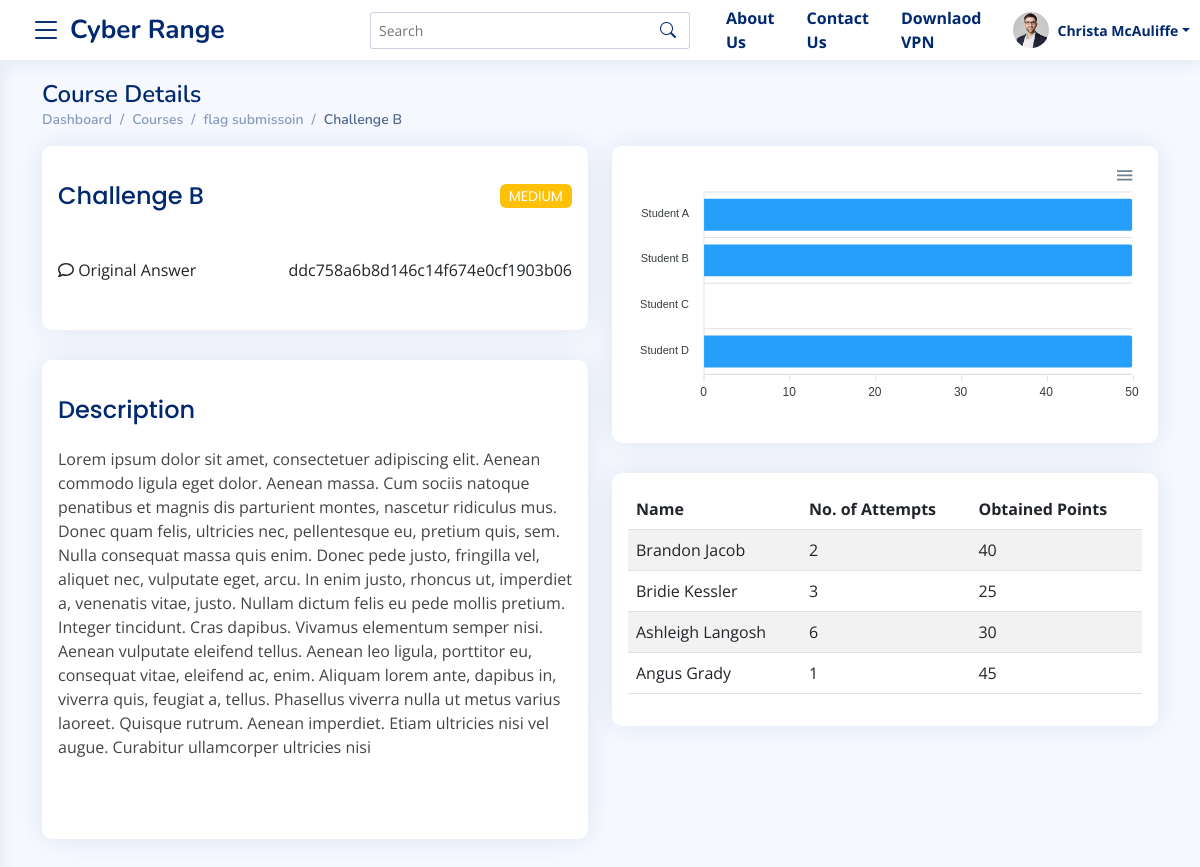
/instructor/courses/16/challenge/16/ (signed in), run on the app's committed database.
### accounts/models.py (models this page shows, shortened)
class User(AbstractBaseUser):
    username = models.CharField(
        verbose_name="Username",
        max_length=255,
        default="",
        blank=True,
        unique=False,
    )
    email = models.EmailField(
        verbose_name='email address',
        max_length=255,
        unique=True,
    )
    is_active = models.BooleanField(default=True, help_text="User is verified and have access to the website. Admin can also block a user by un-check this field")
    is_staff = models.BooleanField(default=False , editable=False) # a admin user; non super-user
    is_superuser = models.BooleanField(default=False, help_text="Superuser of the whole website.") # a superuser
    is_student = models.BooleanField(default=False)
    is_instructor = models.BooleanField(default=False)
    is_admin = models.BooleanField(default=False)
    groups = models.ManyToManyField(
        Group,
        verbose_name=_('groups'),
        blank=True,
        help_text=_(
            'The groups this user belongs to. A user will get all permissions '
            'granted to each of their groups.'
        ),
        related_name="user_groups_set",
        related_query_name="user",
    )
    permissions = models.ManyToManyField(
        Permission,
        verbose_name=_('user permissions'),
        blank=True,
        help_text=_('Specific permissions for this user.'),
        related_name="user_permissions_set",
        related_query_name="user",
    )
    date_joined = models.DateTimeField(_('Date Joined'), blank=True, null=True, auto_now_add=True)
    updated= models.DateTimeField( verbose_name= _('Last Updated Timestamp') , auto_now= True)
    vpn_file  = models.FileField(upload_to='vpn/', blank=True)
    USERNAME_FIELD = 'email'
    REQUIRED_FIELDS = [] # Email & Password are required by default.
    objects = UserManager()

### master_app/models.py (models this page shows, shortened)
class Course(models.Model):
    instructor = models.ForeignKey(User, on_delete=models.CASCADE)
    name = models.CharField(max_length=100)
    start_time = models.DateTimeField(auto_now_add=False, default=timezone.now)
    end_time = models.DateTimeField(auto_now_add=False, default=timezone.now)
    created_timestamp = models.DateTimeField( auto_now_add=True )
    description = RichTextField()
    is_approved = models.CharField(max_length=2, choices=APPROVED_CHOICES, default="1")
    points = models.IntegerField(blank=True, null=True, default=60)
    course_img = models.ImageField(blank=True, upload_to="courses/")

class CourseChallenge(models.Model):
    course = models.ForeignKey(Course, on_delete=models.CASCADE)
    title = models.CharField(max_length=200)
    description = RichTextField()
    levels = models.CharField(max_length=1, default="1", choices=CHALLENGE_LEVELS)
    points = models.IntegerField(blank=True, default=50)
    original_flag = models.CharField(max_length=200, blank=True, null=True, default="")
    def get_difficulty_level(self):
        try:
            return CHALLENGE_LEVELS_TEXT[self.levels]
        except:
            return None

### master_app/views.py (the view)
# urls.py: path("instructor/courses/<int:course_id>/challenge/<int:challenge_id>/", views.InstructorChallengeDetails, name="instructor-challenge-details-url"),
@login_required
@teacher_required
def InstructorChallengeDetails(request, course_id, challenge_id):
    template_name = 'master_app/instructor/challenge_details.html'
    try:
        course = Course.objects.get(id=course_id)
        challenge = CourseChallenge.objects.get(id=challenge_id)
    except (Course.DoesNotExist, CourseChallenge.DoesNotExist):
        messages.error(request, "Invalid URL")
        return redirect(reverse("courses-all-url"))
    except Exception as e:
        messages.error(
            request, "Plase try again after some time or contact admin.")
        return redirect(reverse("master_index"))
    context = {
        "course": course,
        "challenge": challenge
    }
    return render(request, template_name, context)

### master_app/templates/master_app/instructor/challenge_details.html (shortened to what this page needs)
{%  extends 'base.html' %}
{% load static %}
{% block content %}
<main id="main" class="main">
    <section class="section dashboard">
        <div class="container">
            <div class="pagetitle">
                <h1>Course Details</h1>
                <nav>
                  <ol class="breadcrumb">
                    <li class="breadcrumb-item"><a href="{% url 'instructor-dasboard-url' %}">Dashboard</a></li>
                    <li class="breadcrumb-item "><a href="{% url 'courses-all-url' %}">Courses</a></li>
                    <li class="breadcrumb-item "><a href="{% url 'instructor-courses-details-url' course.id %}">{{ course.name }}</a></li>
                    <li class="breadcrumb-item active">{{ challenge.title }}</li>
                  </ol>
                </nav>
              </div>
              <div class="row justify-content-center">
                <div class="col-12 col-md-6">
                    <div class="card">
                        <div class="card-body p-3">
                            <h5 class="card-title fs-4 d-flex justify-content-between align-items-center mb-0">
                                {{ challenge.title }}
                                {% if challenge.levels == "1" %}
                                    <span class="badge bg-success text-white">{{ challenge.get_difficulty_level }}</span>
                                {% elif challenge.levels == "2" %}
                                    <span class="badge bg-warning text-white">{{ challenge.get_difficulty_level }}</span>
                                {% elif challenge.levels == "3" %}
                                    <span class="badge bg-danger text-white">{{ challenge.get_difficulty_level }}</span>
                                {% endif %}
                            </h5>
                            <ul class="list-group  list-group-flush px-0 mx-0 my-4">
                              <li class="list-group-item d-flex justify-content-between align-items-start px-0 border-0">
                                <div >
                                  <div ><i class="fa-regular fa-comment"></i> Original Answer</div>
                                </div>
                                {{ challenge.original_flag }}
                              </li>
                            </ul>
                        </div>
                    </div>
                    <div class="card">
                        <div class="card-body p-3">
                            <h3 class="card-title fs-4">Description</h3>
                            {{ challenge.description|safe }}
                        </div>
                    </div>
                </div>
                <div class="col-12 col-md-6">
                    <div class="card ">
                        <div class="card-body p-3">
                            <div id="barChart"></div>
                        </div>
                    </div>
                    <div class="card">
                        <div class="card-body p-3">
<table class="table table-striped">
    <thead>
      <tr>
        <th scope="col">Name</th>
        <th scope="col">No. of Attempts</th>
        <th scope="col">Obtained Points</th>
      </tr>
    </thead>
    <tbody>
      <tr>
        <td>Brandon Jacob</td>
        <td>2</td>
        <td>40</td>
      </tr>
      <tr>
        <td>Bridie Kessler</td>
        <td>3</td>
        <td>25</td>
      </tr>
      <tr>
        <td>Ashleigh Langosh</td>
        <td>6</td>
        <td>30</td>
      </tr>
      <tr>
        <td>Angus Grady</td>
        <td>1</td>
        <td>45</td>
      </tr>
    </tbody>
  </table>
                        </div>
                    </div>
                </div>
              </div>
        </div>
        </section>
        </main>
{% endblock %}

### master_app/templates/master_app/header.html (shortened to what this page needs)
{% load static %}
<header class="header fixed-top d-flex align-items-center  sticky-top ">
  <div class="d-flex align-items-center justify-content-center">
    {% if request.user.is_authenticated %}
      <i class="bi bi-list toggle-sidebar-btn"></i>
    {% endif %}
    <a href="{% url 'master_index' %}" class="logo d-flex align-items-center ms-2">
      <span class="d-none d-lg-block">  Cyber Range</span>
    </a>
  </div>
  <div class="search-bar">
    <form class="search-form d-flex align-items-center" method="POST" action="#">
      <input type="text" name="query" placeholder="Search" title="Enter search keyword">
      <button type="submit" title="Search"><i class="bi bi-search"></i></button>
    </form>
  </div>
  <nav class="header-nav  ms-auto">
    <ul class="d-flex align-items-center">
      {% if request.user.is_authenticated %}
      <li class="nav-item">
        <a href="{% url 'about_url' %}" class="nav-link nav-profile d-flex align-items-center px-3 fw-bold">
          About Us</a>
      </li>
      <li class="nav-item">
        <a href="{% url 'contact_url' %}" class="nav-link nav-profile d-flex align-items-center px-3 fw-bold">
          Contact Us</a>
      </li>
      {% if request.user.vpn_file %}
      <li class="nav-item">
        <a href="{{ request.user.vpn_file.url }}" class="nav-link nav-profile d-flex align-items-center px-3 fw-bold">Downlaod VPN </a>
      </li>
      {% else %}
        <li class="nav-item">
          <a href="{% url 'create_vpn_url' %}" class="nav-link nav-profile d-flex align-items-center px-3 fw-bold create-vpn">Create VPN </a>
        </li>
      {% endif %}
      <li class="nav-item dropdown px-3">
        <a class="nav-link nav-profile d-flex align-items-center pe-0" href="#" data-bs-toggle="dropdown">
          <img src="{% static 'assets/img/profile-img.jpg' %}" alt="Profile" class="rounded-circle">
          <span class="d-none d-md-block dropdown-toggle ps-2 fw-bold">{{ request.user.username }}</span>
        </a>
      </li>
      {% endif %}
    </ul>
  </nav>
</header>

### master_app/static/assets/css/style.css (style rules this page uses)
:root { scroll-behavior: smooth; }
body { font-family: "Open Sans", sans-serif; background: #f6f9ff; color: #444444; }
a { color: #4154f1; text-decoration: none; }
h1, h2, h3, h4, h5, h6 { font-family: "Nunito", sans-serif; }
#main { margin-top: 60px; padding: 20px 30px; transition: all 0.3s; }
.pagetitle { margin-bottom: 10px; }
.pagetitle h1 { font-size: 24px; margin-bottom: 0; font-weight: 600; color: #012970; }
.card { margin-bottom: 30px; border: none; border-radius: 5px; box-shadow: 0px 0 30px rgba(1, 41, 112, 0.1); }
.card-title { padding: 20px 0 15px 0; font-size: 18px; font-weight: 500; color: #012970; font-family: "Poppins", sans-serif; }
.card-title span { color: #899bbd; font-size: 14px; font-weight: 400; }
.card-body { padding: 0 20px 20px 20px; }
.breadcrumb { font-size: 14px; font-family: "Nunito", sans-serif; color: #899bbd; font-weight: 600; }
.breadcrumb a { color: #899bbd; transition: 0.3s; }
.breadcrumb .breadcrumb-item::before { color: #899bbd; }
.breadcrumb .active { color: #51678f; font-weight: 600; }
.logo { line-height: 1; }
@media (min-width: 1200px) { .logo { width: 280px; } }
.logo span { font-size: 26px; font-weight: 700; color: #012970; font-family: "Nunito", sans-serif; }
.header { transition: all 0.5s; z-index: 997; height: 60px; box-shadow: 0px 2px 20px rgba(1, 41, 112, 0.1); background-color: #fff; padding-left: 20px; }
.header .toggle-sidebar-btn { font-size: 32px; padding-left: 10px; cursor: pointer; color: #012970; }
.header .search-bar { min-width: 360px; padding: 0 20px; }
.header .search-form { width: 100%; }
.header .search-form input { border: 0; font-size: 14px; color: #012970; border: 1px solid rgba(1, 41, 112, 0.2); padding: 7px 38px 7px 8px; border-radius: 3px; transition: 0.3s; width: 100%; }
.header .search-form button { border: 0; padding: 0; margin-left: -30px; background: none; }
.header .search-form button i { color: #012970; }
.header-nav ul { list-style: none; }
.header-nav>ul { margin: 0; padding: 0; }
.header-nav .nav-profile { color: #012970; }
.header-nav .nav-profile img { max-height: 36px; }
.header-nav .nav-profile span { font-size: 14px; font-weight: 600; }
@media (min-width: 1200px) { #main, #footer { margin-left: 300px; } }
@media (min-width: 1200px) { .toggle-sidebar #main, .toggle-sidebar #footer { margin-left: 0; } }

### master_app/templates/master_app/base.html (style rules this page uses)
#main { margin-top: 0; }
.card { border-radius: 0.625rem; }

### data on the page
User: user.username "Christa McAuliffe"
Course: name "flag submissoin"
CourseChallenge: title "Challenge B", get_difficulty_level "MEDIUM", original_flag "ddc758a6b8d146c14f674e0cf1903b06", description "Lorem ipsum dolor sit amet, consectetuer adipiscing elit. Aenean commodo ligula eget dolor. Aenean massa. Cum sociis natoque penatibus et magnis dis parturient montes, nascetur ridiculus mus. Donec quam felis, ultricies nec, pellentesque eu, pretium quis, sem. Nulla consequat massa quis enim. Donec pede justo, fringilla vel, aliquet nec, vulputate eget, arcu. In enim justo, rhoncus ut, imperdiet a, venenatis vitae, justo. Nullam dictum felis eu pede mollis pretium. Integer tincidunt. Cras dapibus. Vivamus elementum semper nisi. Aenean vulputate eleifend tellus. Aenean leo ligula, porttitor eu, consequat vitae, eleifend ac, enim. Aliquam lorem ante, dapibus in, viverra quis, feugiat a,…"
